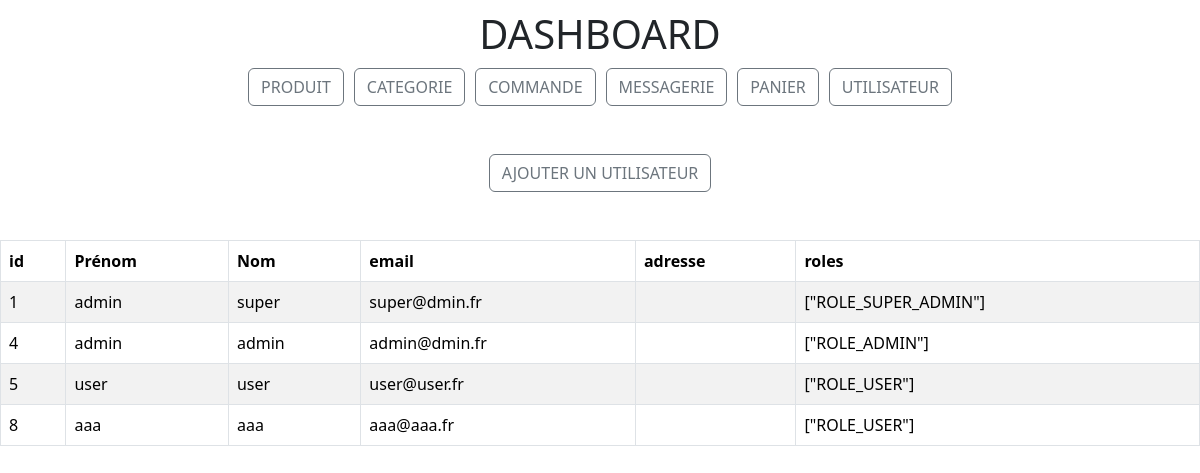
The page /dashboard/users/dashboard_users.php on the database its author committed.
### tables this page shows
CREATE TABLE `users` (
  `id` int NOT NULL,
  `prenom` varchar(255) NOT NULL,
  `nom` varchar(255) NOT NULL,
  `email` varchar(255) NOT NULL,
  `pass` varchar(255) NOT NULL,
  `adresse` varchar(255) DEFAULT NULL,
  `roles` varchar(255) NOT NULL
);

### src/dashboard/users/dashboard_users.php (the view, shortened to what this page needs)
<?php
require_once("../../connect.php");
$sql = "SELECT * FROM users";
$query = $db->prepare($sql);
$query->execute();
$users = $query->fetchAll(PDO::FETCH_ASSOC);
?>
<!DOCTYPE html>
<html lang="fr">
<head>
    <link rel="stylesheet" href="../../css/dashboard/dashboard.css">
    <link href="https://cdn.jsdelivr.net/npm/bootstrap@5.3.3/dist/css/bootstrap.min.css" rel="stylesheet">
</head>
<body>
    <?php
    include '../../templates/navbar_dashboard.php';
    ?>
    <section class="dashboard">
        <br>
        <br>
        <div class="add">
            <a classe="deco" href="./create_users.php"><button type="button" class="btn btn-outline-secondary">AJOUTER UN UTILISATEUR</button></a>
        </div>
        <br>
        <br>
        <table class="table table-striped table-hover table table-bordered">
            <thead>
                <th>id</th>
                <th>Prénom</th>
                <th>Nom</th>
                <th>email</th>
                <th>adresse</th>
                <th>roles</th>
            </thead>
            <tbody>
                <?php
                foreach ($users as $user) {
                ?>
                    <tr>
                        <td><?= $user["id"] ?></td>
                        <td><?= $user["prenom"] ?></td>
                        <td><?= $user["nom"] ?></td>
                        <td><?= $user["email"] ?></td>
                        <td><?= $user["adresse"] ?></td>
                        <td><?= $user["roles"] ?></td>
                    </tr>
                <?php
                }
                ?>
            </tbody>
        </table>
    </section>
</body>
</html>

### src/css/dashboard/dashboard.css (style rules this page uses)
.add { display: flex; width: auto; margin: 0 auto; justify-content: center; align-items: center; }

### rows shown on the page
users: id "1", prenom "admin", nom "super", email "super@dmin.fr", roles "[\"ROLE_SUPER_ADMIN\"]"
users: id "4", prenom "admin", nom "admin", email "admin@dmin.fr", roles "[\"ROLE_ADMIN\"]"
users: id "5", prenom "user", nom "user", email "user@user.fr", roles "[\"ROLE_USER\"]"
users: id "8", prenom "aaa", nom "aaa", email "aaa@aaa.fr", roles "[\"ROLE_USER\"]"
